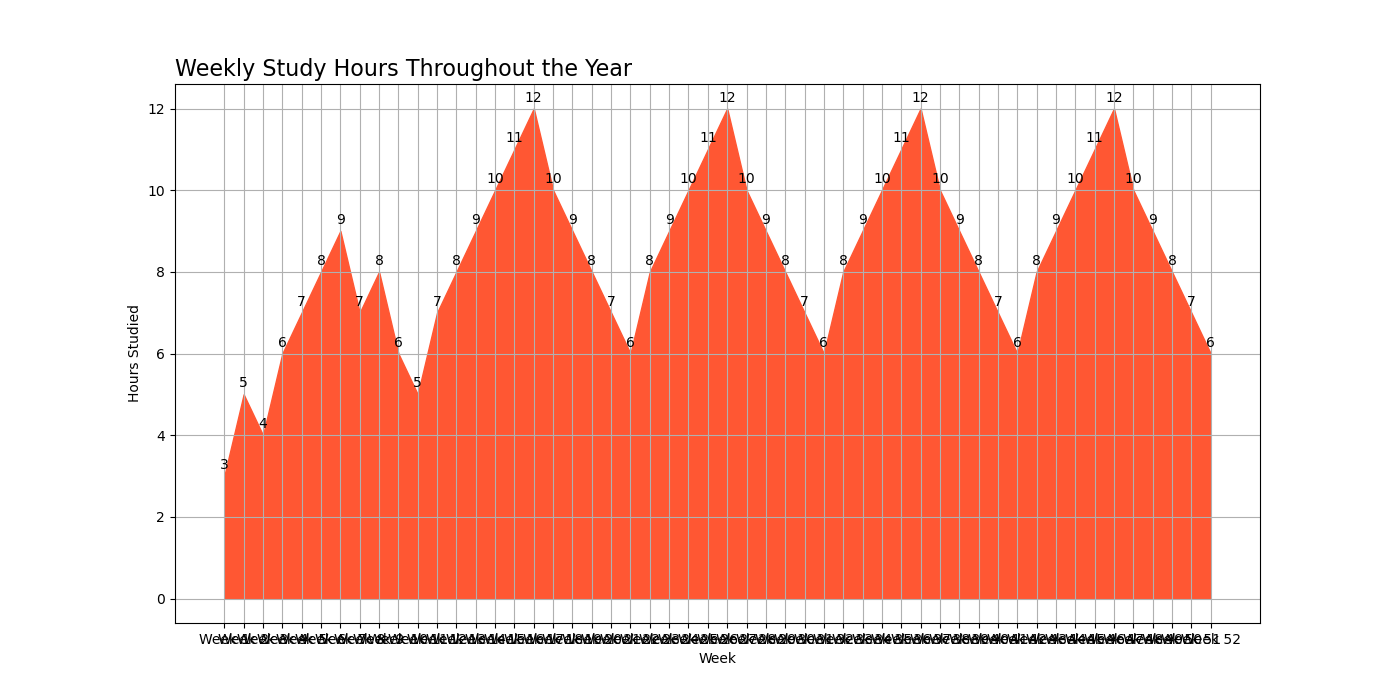

Write the Python code that produced this figure.

import matplotlib.pyplot as plt

weeks = ['Week 1', 'Week 2', 'Week 3', 'Week 4', 'Week 5', 'Week 6', 
         'Week 7', 'Week 8', 'Week 9', 'Week 10', 'Week 11', 'Week 12',
         'Week 13', 'Week 14', 'Week 15', 'Week 16', 'Week 17', 'Week 18',
         'Week 19', 'Week 20', 'Week 21', 'Week 22', 'Week 23', 'Week 24', 
         'Week 25', 'Week 26', 'Week 27', 'Week 28', 'Week 29', 'Week 30',
         'Week 31', 'Week 32', 'Week 33', 'Week 34', 'Week 35', 'Week 36',
         'Week 37', 'Week 38', 'Week 39', 'Week 40', 'Week 41', 'Week 42',
         'Week 43', 'Week 44', 'Week 45', 'Week 46', 'Week 47', 'Week 48',
         'Week 49', 'Week 50', 'Week 51', 'Week 52']
hours_studied = [3, 5, 4, 6, 7, 8, 9, 7, 8, 6, 5, 7, 8, 9, 10, 11, 12, 10, 9, 8, 7, 6, 8, 9, 10, 11, 12, 10, 9, 8, 7, 6, 8, 9, 10, 11, 12, 10, 9, 8, 7, 6, 8, 9, 10, 11, 12, 10, 9, 8, 7, 6]

plt.figure(figsize=(14, 7))
plt.fill_between(weeks, hours_studied, color='#FF5733')
plt.title('Weekly Study Hours Throughout the Year', fontsize=16, loc='left')
plt.xlabel('Week')
plt.ylabel('Hours Studied')
plt.grid(True)
for i, txt in enumerate(hours_studied):
    plt.annotate(txt, (weeks[i], hours_studied[i]), textcoords="offset points", xytext=(0, 5), ha='center')
plt.show()
